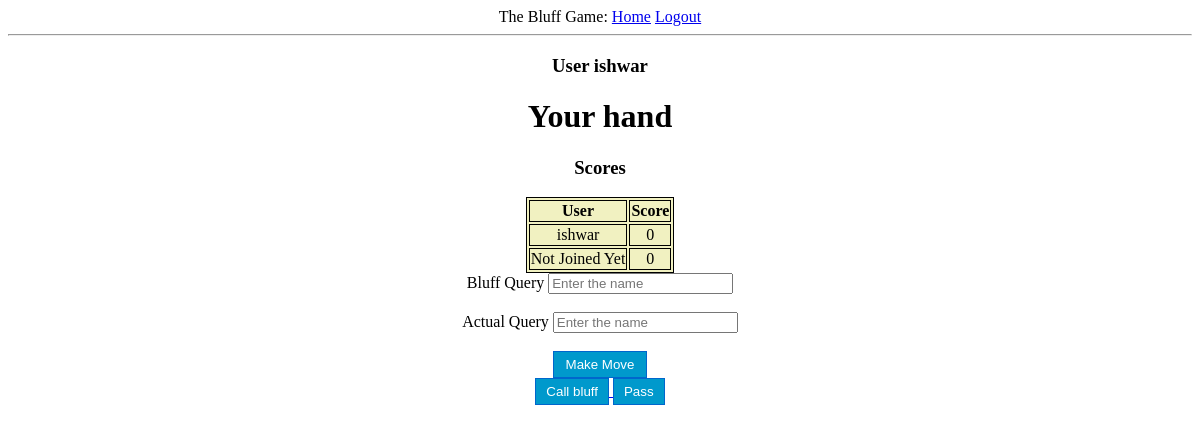
The page /join_game/bluff (signed in) on the database as committed earlier.
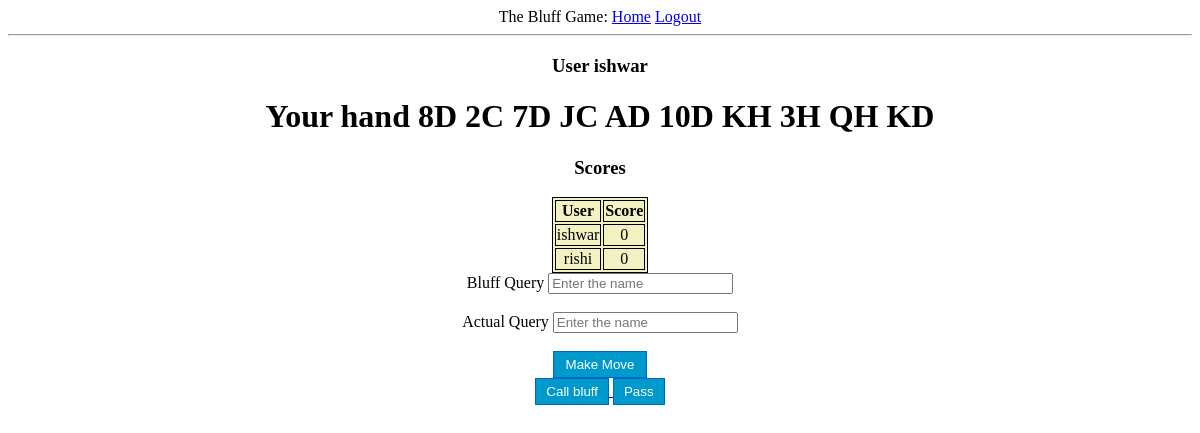
The same page on the database as committed later.
### models.py (models this page shows, shortened)
class User(UserMixin, db.Model):
    id = db.Column(db.Integer, primary_key=True)
    username = db.Column(db.String(64), index=True, unique=True)
    email = db.Column(db.String(120), index=True, unique=True)
    password_hash = db.Column(db.String(128))
    win = db.Column(db.Integer, default=0)
    loss = db.Column(db.Integer, default=0)
    draw = db.Column(db.Integer, default=0)

class Game(db.Model):
    id = db.Column(db.Integer, primary_key=True)
    gamename = db.Column(db.String, nullable=False)
    no_players = db.Column(db.Integer)
    player1_name = db.Column(db.String, nullable=False, default="Not Joined Yet")
    player2_name = db.Column(db.String, nullable=False, default="Not Joined Yet")
    player1_id = db.Column(db.Integer)
    player2_id = db.Column(db.Integer)
    player1_score = db.Column(db.Integer, default=0)
    player2_score = db.Column(db.Integer, default=0)
    completed = db.Column(db.Integer, default=0)
    winner = db.Column(db.String)

class GameMove(db.Model):
    id = db.Column(db.Integer, primary_key=True)
    game_id = db.Column(db.Integer, nullable=False)
    time = db.Column(db.DateTime, default=datetime.utcnow())
    turn_player_id = db.Column(db.Integer, nullable=False)
    turn_player_name = db.Column(db.String, nullable=False)
    player1_hand = db.Column(db.String)
    player2_hand = db.Column(db.String)
    player_action = db.Column(db.String, nullable=False)
    cards_played = db.Column(db.String)
    cards_bluffed = db.Column(db.String)

### app.py (the view, shortened to what this page needs)
@app.route("/join_game/<string:gameName>", methods=["GET","POST"])
def join_game(gameName):
    if not current_user.is_authenticated:
        return redirect(url_for('login'))
    game = Game.query.filter_by(gamename=gameName).first()
    user = User.query.filter_by(username=current_user.username).first_or_404()
    if not bool(game):
        return "Sorry doesn't exist"
    if game.no_players == 1:
        if game.player1_id == user.id:
            pass
    else:
        if not (game.player1_id == user.id or game.player2_id == user.id):
            return "filled to capacity"
    gm = GameMove.query.filter_by(game_id=game.id).order_by(GameMove.id.desc()).first()
    bluff_query = request.form.get('bluffquery', "  ")
    actual_query = request.form.get('actualquery', " ")
    actual_pattern = "^(((10|[0-9])|[AKQJ])[HCSD]\s)*(((10|[0-9])|[AKQJ])[HCSD])$"
    bluff_pattern = "^(10|[0-9])+ ((10|[0-9])|[AKQJ])$"
    game = Game.query.filter_by(gamename=gameName).first()
    gm = GameMove.query.filter_by(game_id=game.id).order_by(GameMove.id.desc()).first()
    actual_list = actual_query.split(" ")
    hand = return_hand(game, user)
    hand_list = hand.split(" ")
    if(get_turn(game) != user.id):
        return render_template("game_screen.html", user=user, hand=return_hand(game, user),
                               gamename=game.gamename, game=game)

### app.py (called while the page is built)
@app.before_request
def before_request():
    session.permanent = True
    app.permanent_session_lifetime = timedelta(minutes=3)

def return_hand(game, user):
    gm = GameMove.query.filter_by(game_id=game.id).order_by(GameMove.id.desc()).first()
    if(gm.player1_hand is None):
        return " "
    if game.player1_id == user.id:
        return gm.player1_hand
    else:
        return gm.player2_hand

def get_turn(game):
    gm = GameMove.query.filter_by(game_id=game.id).order_by(GameMove.id.desc()).first()
    if not gm:
        return -1
    if gm.turn_player_id == game.player1_id:
        return game.player2_id
    else:
        return game.player1_id

### models.py (called while the page is built)
@login.user_loader
def load_user(id):
    return User.query.get(int(id))

### templates/game_screen.html (shortened to what this page needs)
<!DOCTYPE html>
<html lang="">
<link rel= "stylesheet" type= "text/css" href= "{{ url_for('static',filename='styles/mainpage.css') }}">
{% extends "base.html" %}
{% block content %}
<h3>User {{ user.username }}</h3>
<h1>Your hand {{ hand }}</h1>
<h3>Scores</h3>
<table class="center">
    <tr>
        <th>User</th>
        <th>Score</th>
    </tr>
    <tr>
        <td ALIGN="center">{{ game.player1_name }}</td>
        <td ALIGN="center" id="p1_score">{{ game.player1_score }}</td>
    </tr>
    <tr>
        <td ALIGN="center">{{ game.player2_name }}</td>
        <td ALIGN="center" id="p2_score">{{ game.player2_score }}</td>
    </tr>
</table>
<head>
</head>
<body>
<form action={{ url_for("join_game", gameName = gamename ) }} method="post">
    <div>
        <label>Bluff Query</label>
        <input type="text" id="bluffquery" name="bluffquery" placeholder="Enter the name">
    </div>
    <br>
    <div>
        <label>Actual Query</label>
        <input type="text" id="actualquery" name="actualquery" placeholder="Enter the name">
    </div>
    <br>
    <div>
            <button class="button" id="make_move" type="submit" style="width: 8%; cursor:pointer">Make Move</button>
        <br>
    </div>
</form>
{% if game.completed == 1 %}
    <a href="{{ url_for("call_bluff", gameName=gamename) }}">
        <button class="button" style="cursor:pointer" disabled>Call bluff</button>
    </a>
{% else %}
    <a href="{{ url_for("call_bluff", gameName=gamename) }}">
        <button class="button" style="cursor:pointer">Call bluff</button>
    </a>
{% endif %}
{% if game.completed == 1 %}
    <a href="{{ url_for("pass_move", gamename=gamename) }}">
        <button class="button" style="cursor:pointer" disabled>Pass</button>
    </a>
{% else %}
    <a href="{{ url_for("pass_move", gamename=gamename) }}">
        <button class="button" style="cursor:pointer">Pass</button>
    </a>
{% endif %}
</body>
{% endblock %}

### templates/base.html (shortened to what this page needs)
<!DOCTYPE html>
<html>
<head>
</head>
<body>
<div>
    The Bluff Game:
    <a href="{{ url_for('index') }}">Home</a>
    {% if current_user.is_anonymous %}
        <a href="{{ url_for('login') }}">Login</a>
    {% else %}
        <a href="{{ url_for('logout') }}">Logout</a>
    {% endif %}
</div>
<hr>
{% block content %}{% endblock %}
</body>
</html>

### static/styles/mainpage.css (style rules this page uses)
body { background-image: url("https://www.jakpost.travel/wimages/large/14-146410_sky-wallpaper-light-blue-sky-background.jpg"); height: 100%; background-size: cover; text-align: center; }
button { border: 1px solid #0066cc; background-color: #0099cc; color: #ffffff; padding: 5px 10px; }
table, th, td { border: 1px solid black; background-color: #f1f1c1; }
table.center { margin-left:auto; margin-right:auto; }

Rows that differ between the two databases and show on the page:
added GameMove: player1_hand "8D 2C 7D JC AD 10D KH 3H QH KD"
changed Game "ishwar": player2_name "Not Joined Yet" → "rishi"
